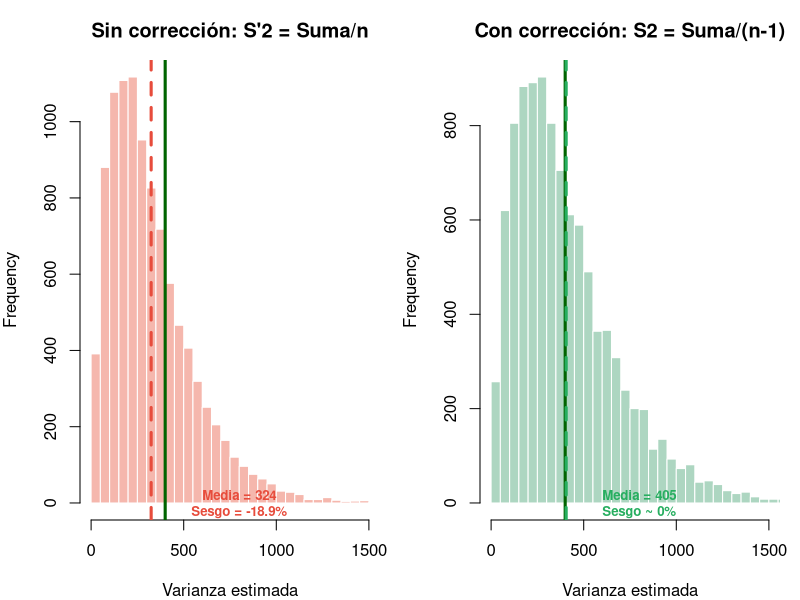
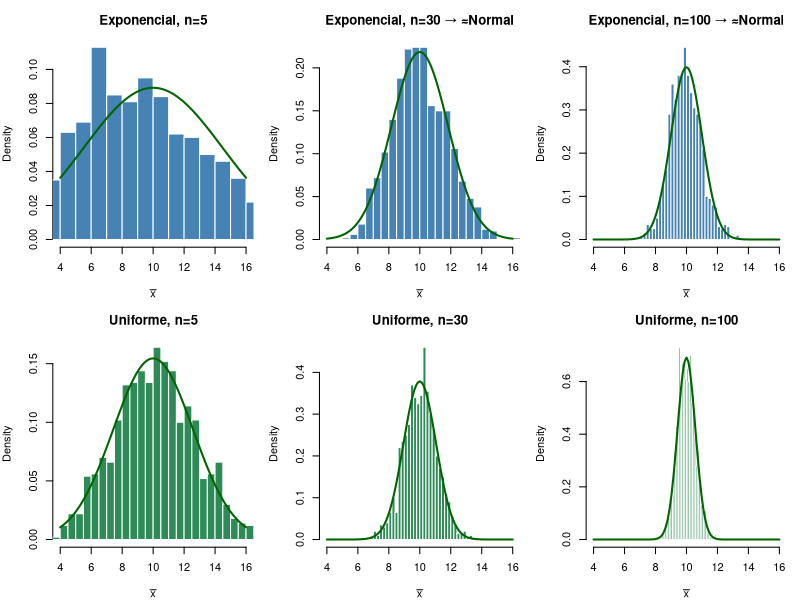
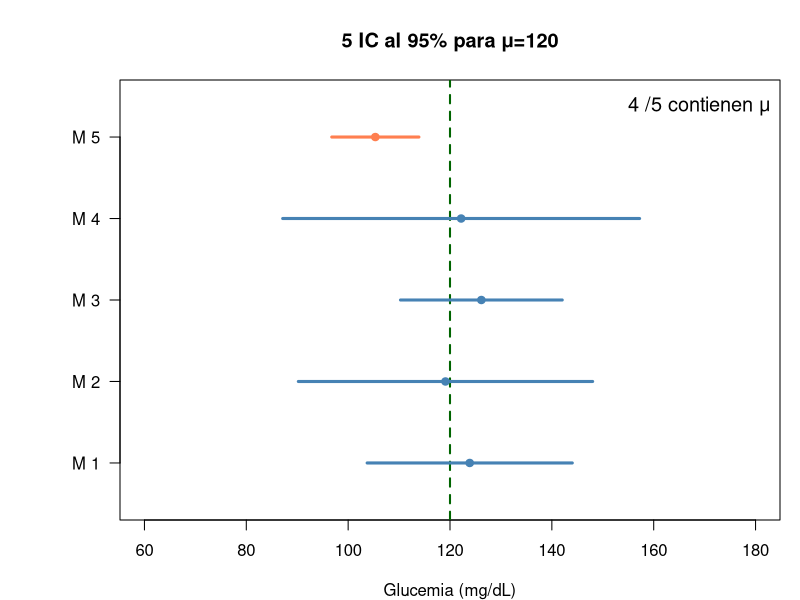
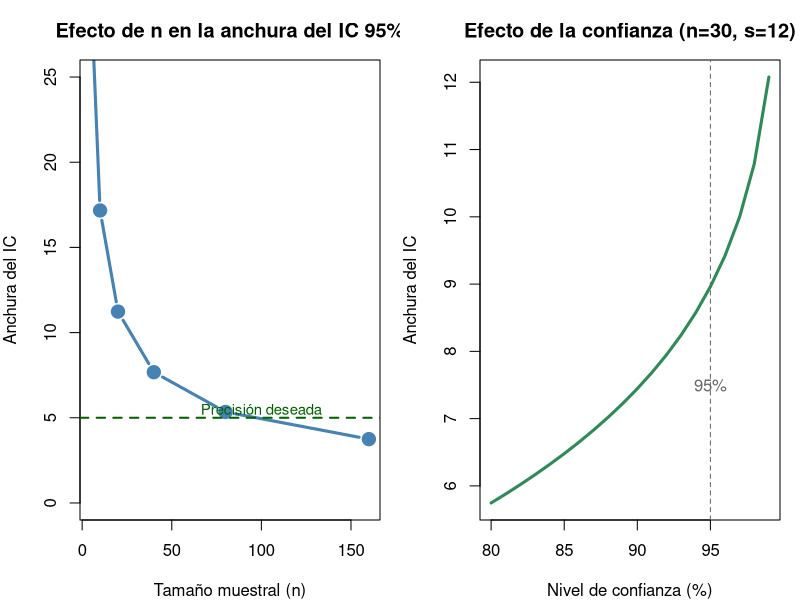
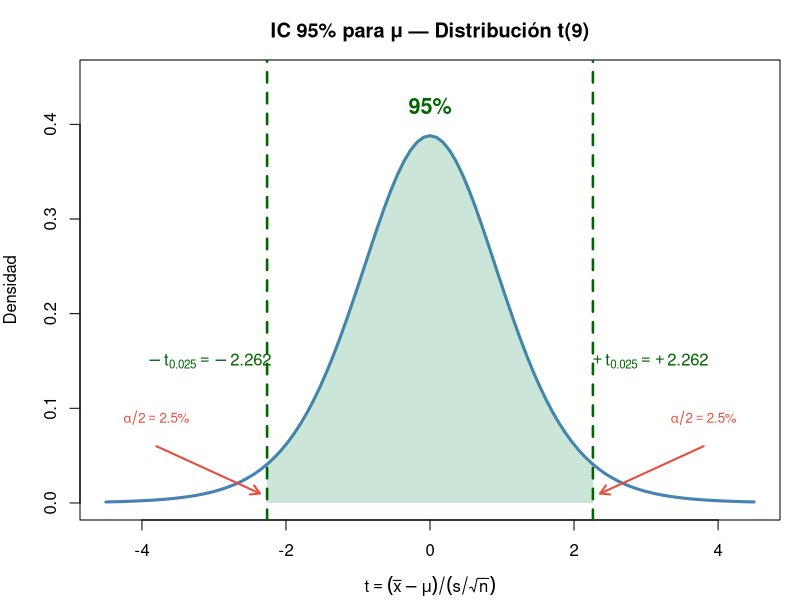
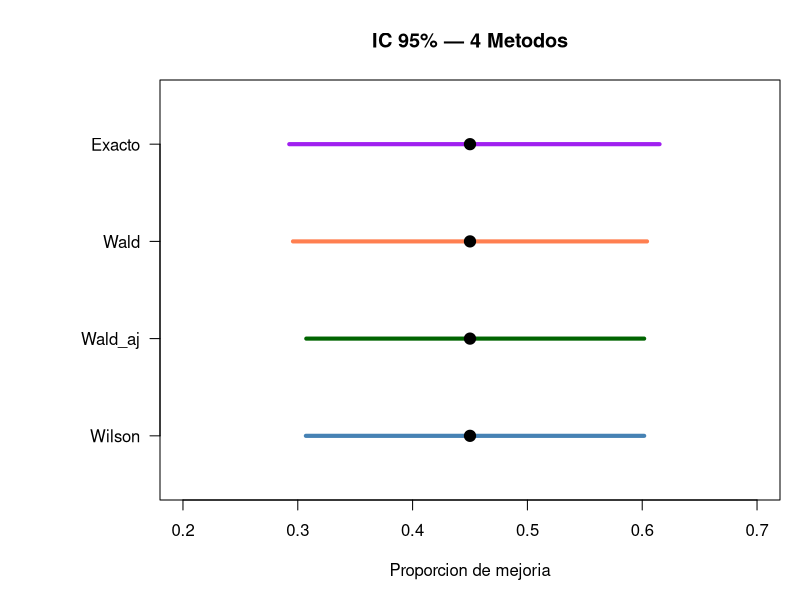
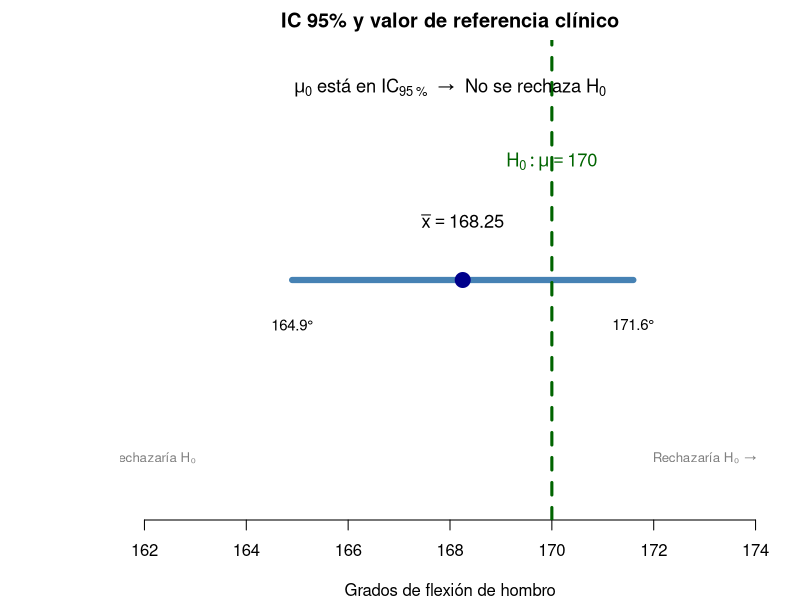

Source code (R) for these figures, in order:
## ---- chunk 1
#| fig-height: 5
set.seed(42)
n <- 5; sigma2 <- 400; Nsim <- 10000
S2_prime <- replicate(Nsim, {x <- rnorm(n, 150, sqrt(sigma2)); sum((x-mean(x))^2)/n})
S2_correct <- S2_prime * n/(n-1)  # S² = S'² × n/(n-1)

par(mfrow=c(1,2), mar=c(4,4,3,1))
hist(S2_prime, col=rgb(0.9,0.3,0.2,0.4), border="white", breaks=40,
     main="Sin corrección: S'2 = Suma/n",
     xlab="Varianza estimada", xlim=c(0,1500))
abline(v=sigma2, col="darkgreen", lwd=3); abline(v=mean(S2_prime), col="#e74c3c", lwd=3, lty=2)
text(800, 0.003, paste0("Media = ",round(mean(S2_prime),0),"\nSesgo = -",round(100*(1-mean(S2_prime)/sigma2),1),"%"),
     col="#e74c3c", font=2, cex=0.8)

hist(S2_correct, col=rgb(0.2,0.6,0.4,0.4), border="white", breaks=40,
     main="Con corrección: S2 = Suma/(n-1)",
     xlab="Varianza estimada", xlim=c(0,1500))
abline(v=sigma2, col="darkgreen", lwd=3); abline(v=mean(S2_correct), col="#27ae60", lwd=3, lty=2)
text(800, 0.003, paste0("Media = ",round(mean(S2_correct),0),"\nSesgo ~ 0%"),
     col="#27ae60", font=2, cex=0.8)
par(mfrow=c(1,1))
## ---- chunk 2
#| fig-height: 5.2
par(mfrow=c(2,3), mar=c(4,4,3,1)); set.seed(123)
for(n in c(5, 30, 100)){
  medias <- replicate(1000, mean(rexp(n, rate=1/10)))
  hist(medias, col="steelblue", border="white", breaks=30, freq=FALSE,
       main=paste0("Exponencial, n=", n, if(n>=30){" → ≈Normal"}else{""}),
       xlab=expression(bar(x)), xlim=c(4,16))
  curve(dnorm(x, 10, 10/sqrt(n)), add=T, col="darkgreen", lwd=2)
}
for(n in c(5, 30, 100)){
  medias <- replicate(1000, mean(runif(n, 0, 20)))
  hist(medias, col="seagreen", border="white", breaks=30, freq=FALSE,
       main=paste0("Uniforme, n=", n), xlab=expression(bar(x)), xlim=c(4,16))
  curve(dnorm(x, 10, sqrt((20^2/12)/n)), add=T, col="darkgreen", lwd=2)
}
par(mfrow=c(1,1))
## ---- chunk 3
#| fig-height: 5
set.seed(123); mu<-120; sigma<-20; n<-5; t_crit<-qt(0.975,n-1)
par(mar=c(4,6,4,1)); plot(NA, xlim=c(60,180), ylim=c(0.5,5.5), yaxt="n",
     xlab="Glucemia (mg/dL)", ylab="", main="5 IC al 95% para μ=120")
axis(2, at=1:5, labels=paste("M",1:5), las=2); abline(v=120, col="darkgreen", lwd=2, lty=2)
contiene<-0
for(i in 1:5){m<-rnorm(n,mu,sigma); ic<-mean(m)+c(-1,1)*t_crit*sd(m)/sqrt(n)
  col<-if(ic[1]<=120&ic[2]>=120){contiene<-contiene+1;"steelblue"}else{"coral"}
  lines(ic, c(i,i), col=col, lwd=3); points(mean(m), i, pch=19, col=col)}
legend("topright", paste(contiene,"/5 contienen μ"), bty="n", cex=1.2)
## ---- chunk 4
x<-c(162,176,169,165,171,169,172,168,167,175)
n<-length(x); xbar<-mean(x); s<-sd(x); t_crit<-qt(0.975,n-1)
d<-t_crit*s/sqrt(n)
cat("n =", n, "xbar =", round(xbar,2), "s =", round(s,2),
    "\nt(0.025, 9) =", round(t_crit,3),
    "\nIC 95%: (", round(xbar-d,2), ",", round(xbar+d,2), ") mg/dL",
    "\nPrecisión d =", round(d,2), "mg/dL")
## ---- chunk 5
#| fig-height: 5
par(mfrow=c(1,2), mar=c(4,4,3,1))
# Efecto de n (misma s, misma confianza)
s<-12; conf<-0.95
ns<-c(5,10,20,40,80,160)
widths<-sapply(ns,function(n){2*qt((1+conf)/2,n-1)*s/sqrt(n)})
plot(ns, widths, type="b", pch=19, col="steelblue", lwd=3, cex=1.5,
     main="Efecto de n en la anchura del IC 95%",
     xlab="Tamaño muestral (n)", ylab="Anchura del IC", ylim=c(0,25))
abline(h=5, lty=2, col="darkgreen", lwd=2)
text(100, 5.5, "Precisión deseada", col="darkgreen", cex=0.9)

# Efecto de la confianza (mismo n, misma s)
n<-30; confs<-seq(0.80,0.99,0.01)
widths2<-sapply(confs,function(c){2*qt((1+c)/2,n-1)*s/sqrt(n)})
plot(confs*100, widths2, type="l", lwd=3, col="seagreen",
     main="Efecto de la confianza (n=30, s=12)",
     xlab="Nivel de confianza (%)", ylab="Anchura del IC")
abline(v=95, lty=2, col="grey40")
text(95, 7.5, "95%", col="grey40")
par(mfrow=c(1,1))
## ---- chunk 6
#| fig-height: 5
x <- c(162,176,169,165,171,169,172,168,167,175)
n <- length(x); xbar <- mean(x); s <- sd(x)
t_crit <- qt(0.975, n-1)

curve(dt(x, n-1), -4.5, 4.5, lwd = 3, col = "steelblue",
      main = "IC 95% para μ — Distribución t(9)",
      xlab = expression(t == (bar(x)-mu)/(s/sqrt(n))), ylab = "Densidad",
      ylim = c(0, 0.45))
# Región central 95%
xc <- seq(-t_crit, t_crit, 0.01)
yc <- dt(xc, n-1)
polygon(c(xc, rev(xc)), c(yc, rep(0, length(yc))),
        col = rgb(0.2, 0.6, 0.4, 0.25), border = NA)
# Líneas críticas
abline(v = c(-t_crit, t_crit), col = "darkgreen", lwd = 2.5, lty = 2)
# Anotaciones
text(0, 0.42, "95%", col = "darkgreen", font = 2, cex = 1.3)
text(-t_crit - 0.8, 0.15, expression(-t[0.025] == -2.262), col = "darkgreen")
text(t_crit + 0.8, 0.15, expression(+t[0.025] == +2.262), col = "darkgreen")
arrows(-3.8, 0.06, -t_crit - 0.1, 0.01, col = "#e74c3c", lwd = 2, length = 0.1)
arrows(3.8, 0.06, t_crit + 0.1, 0.01, col = "#e74c3c", lwd = 2, length = 0.1)
text(-3.8, 0.09, expression(alpha/2 == 2.5*"%"), col = "#e74c3c", cex = 0.8)
text(3.8, 0.09, expression(alpha/2 == 2.5*"%"), col = "#e74c3c", cex = 0.8)
## ---- chunk 7
s_piloto <- 4.06; d_deseada <- 3; alpha <- 0.05
# Iteración
n0 <- ceiling((qnorm(1-alpha/2) * s_piloto / d_deseada)^2)
n1 <- ceiling((qt(1-alpha/2, n0-1) * s_piloto / d_deseada)^2)
n2 <- ceiling((qt(1-alpha/2, n1-1) * s_piloto / d_deseada)^2)
cat("n0 (z) =", n0, "→ n1 (t,", n0-1, "gl) =", n1, "→ n2 (t,", n1-1, "gl) =", n2)
## ---- chunk 8
x <- c(168,174,162,170,166,172,164,170)
n<-length(x); xbar<-mean(x); s<-sd(x); t_crit<-qt(0.975,n-1)
IC_lo<-xbar-t_crit*s/sqrt(n); IC_hi<-xbar+t_crit*s/sqrt(n)
cat("IC 95%: (", round(IC_lo,1), ",", round(IC_hi,1), ")°",
    "\nPrecision d =", round(t_crit*s/sqrt(n),2), "°")
## ---- chunk 9
x<-18; n<-40; z<-qnorm(0.975)
# Wilson
den<-n+z^2; cent<-(x+z^2/2)/den; marg<-z/den*sqrt(x*(n-x)/n+z^2/4)
cat("IC 95% Wilson: (", round(cent-marg,3), ",", round(cent+marg,3), ")",
    "\n→ Entre", round(100*(cent-marg),1), "% y", round(100*(cent+marg),1), "%",
    "\nPrecisión: ±", round(marg*100,1), "pp")
## ---- chunk 10
cat("IC 90%: z =", round(qnorm(0.95),3),
    "\nIC 95%: z =", round(qnorm(0.975),3),
    "\nIC 99%: z =", round(qnorm(0.995),3))
## ---- chunk 11
n<-ceiling((qnorm(0.975)/0.05)^2 * 0.45 * 0.55)
cat("n necesario =", n, "pacientes")
## ---- chunk 12
# IC exacto de Clopper-Pearson en R
x <- 18; n <- 40
ic_exacto <- binom.test(x, n, conf.level = 0.95)$conf.int
cat("IC 95% exacto (Clopper-Pearson): (", round(ic_exacto[1], 3), ",", round(ic_exacto[2], 3), ")")

# Comparación con Wilson
z <- qnorm(0.975); den <- n + z^2
cent <- (x + z^2/2)/den; marg <- z/den * sqrt(x*(n-x)/n + z^2/4)
cat("\nIC 95% Wilson:                    (", round(cent - marg, 3), ",", round(cent + marg, 3), ")")
cat("\n\nClopper-Pearson es más ancho (conservador) pero garantiza cobertura ≥ 95%.")
## ---- chunk 13
#| fig-height: 4.5
x<-18; n<-40; alpha<-0.05; z<-qnorm(1-alpha/2); p_hat<-x/n
den<-n+z^2; w_cent<-(x+z^2/2)/den; w_marg<-z/den*sqrt(x*(n-x)/n+z^2/4)
wilson<-c(w_cent-w_marg, w_cent+w_marg)
p_tilde<-(x+2)/(n+4); wa_marg<-z*sqrt(p_tilde*(1-p_tilde)/(n+4))
wald_adj<-c(p_tilde-wa_marg, p_tilde+wa_marg)
wald<-c(p_hat-z*sqrt(p_hat*(1-p_hat)/n), p_hat+z*sqrt(p_hat*(1-p_hat)/n))
exacto<-binom.test(x,n,conf.level=0.95)$conf.int
ics<-rbind(Wilson=wilson, Wald_aj=wald_adj, Wald=wald, Exacto=exacto)
par(mar=c(5,8,4,1))
plot(NA, xlim=c(0.2,0.7), ylim=c(0.5,4.5), yaxt="n", ylab="",
     xlab="Proporcion de mejoria", main="IC 95% — 4 Metodos")
axis(2, at=1:4, labels=rownames(ics), las=2)
for(i in 1:4){lines(ics[i,], c(i,i), lwd=4, col=c("steelblue","darkgreen","coral","purple")[i])
  points(p_hat, i, pch=19, cex=1.5)}
## ---- chunk 14
xbar<-169.4; s<-4.30; n<-10; SE<-s/sqrt(n); tc<-qt(0.975,9)
for(mu0 in c(170, 175, 165)){
  t_stat<-(xbar-mu0)/SE; en_IC<-mu0>=xbar-tc*SE & mu0<=xbar+tc*SE
  cat("mu0 =", mu0, "| t =", round(t_stat,3), "| Rechaza:", abs(t_stat)>tc, "| En IC:", en_IC, "\n")
}
## ---- chunk 15
#| fig-height: 3.5
par(mar=c(4,6,2,1))
plot(NA, xlim=c(162, 174), ylim=c(0.5, 3.5), yaxt="n", ylab="", bty="n",
     xlab="Grados de flexión de hombro", main="IC 95% y valor de referencia clínico")
ic_lo <- 164.9; ic_hi <- 171.6; xbar <- 168.25; mu0 <- 170
lines(c(ic_lo, ic_hi), c(2,2), lwd=6, col="steelblue")
points(xbar, 2, pch=19, cex=2, col="darkblue")
text(xbar, 2.4, expression(bar(x) == 168.25), cex=1.1)
text(ic_lo, 1.7, "164.9°", cex=0.9); text(ic_hi, 1.7, "171.6°", cex=0.9)
abline(v=mu0, col="darkgreen", lwd=3, lty=2)
text(mu0, 2.8, expression(H[0]: mu == 170), col="darkgreen", cex=1.1)
text(168, 3.3, expression(mu[0] * " está en " * IC[95 ~ "%"] * "  →  No se rechaza " * H[0]), cex=1.1, font=2)
text(162, 0.8, "← Rechazaría H₀", col="grey50", cex=0.8)
text(173, 0.8, "Rechazaría H₀ →", col="grey50", cex=0.8)
## ---- chunk 16
n<-36; xbar<-3.2; s<-1.5; SE<-s/sqrt(n)
IC<-xbar + c(-1,1)*qt(0.975,n-1)*SE
n_needed<-ceiling((qnorm(0.975)*s/0.5)^2)
cat("IC 95%: [",round(IC[1],2),",",round(IC[2],2),"]",
    "\nn necesario:", n_needed)
